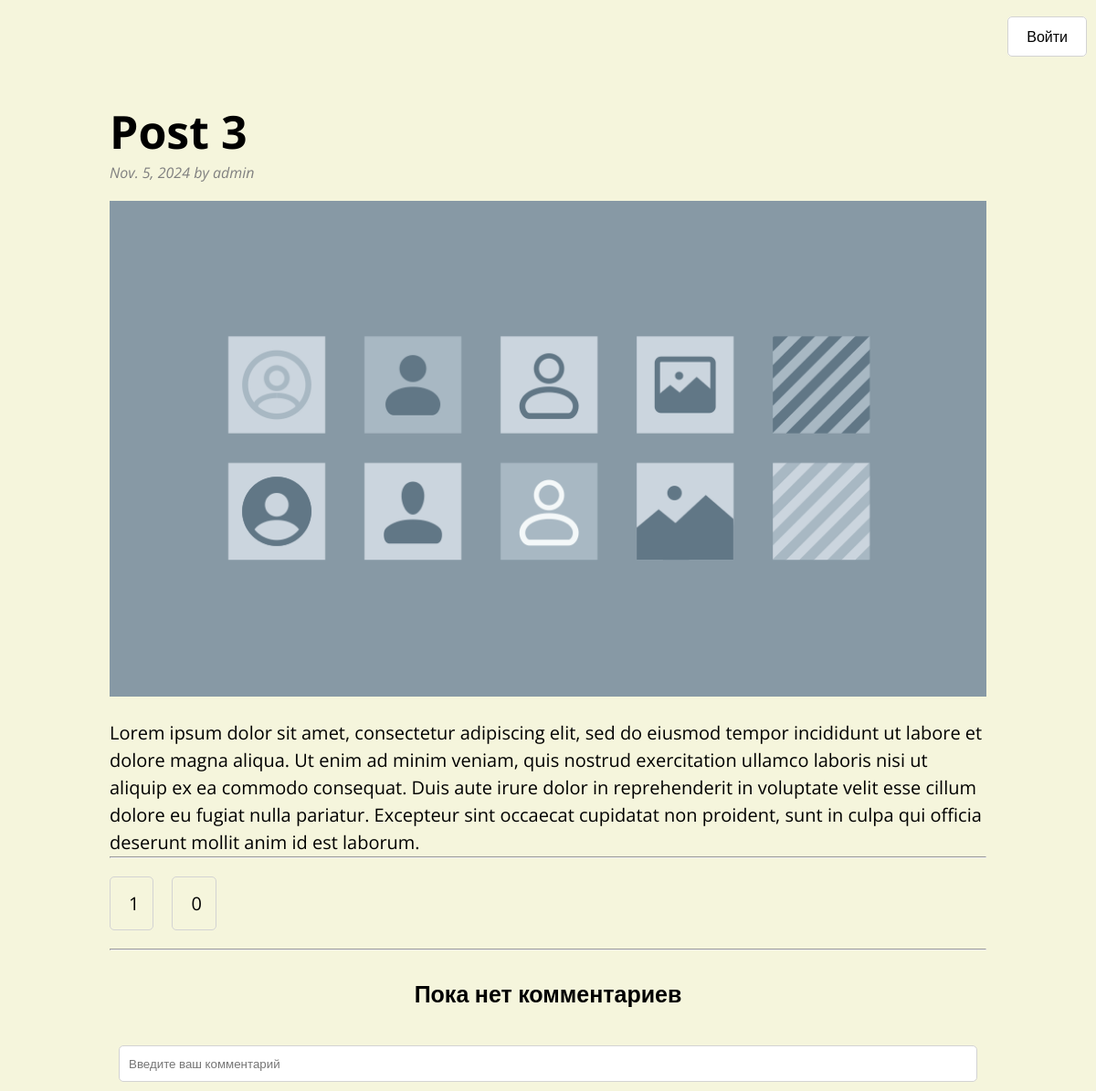
/post_detail/3, run on an earlier commit of the app's database.
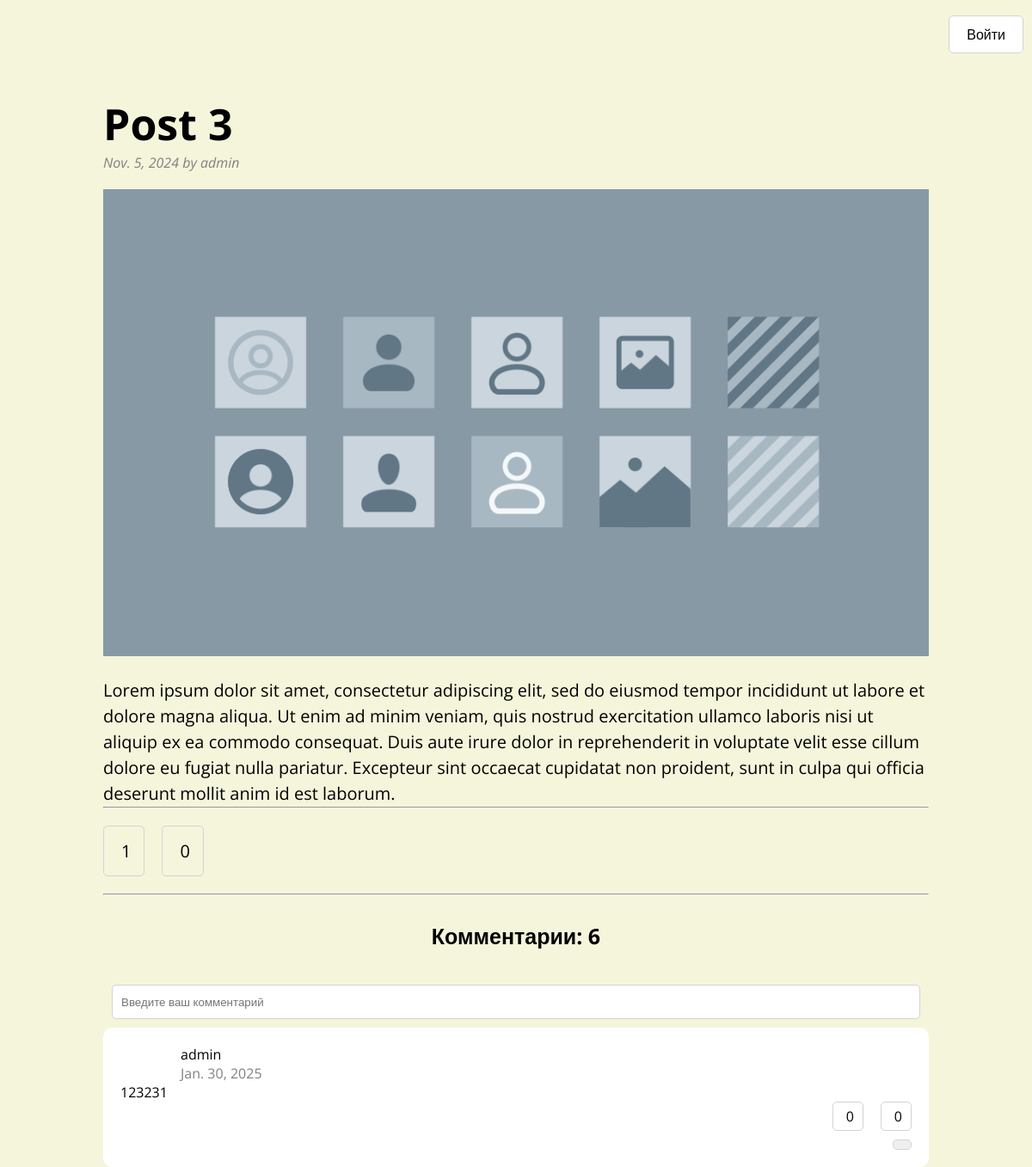
And on a later commit of the database.
### app/models.py (models this page shows, shortened)
class Post(models.Model):
    title = models.CharField(max_length=255)
    body = models.TextField()
    author = models.ForeignKey(
        User, null=True, blank=True, on_delete=models.CASCADE, default=1
    )
    date_added = models.DateField(auto_now_add=True)
    image = models.ImageField(default="default.png", blank=True)
    likes = models.ManyToManyField(User, related_name="likes")
    dislikes = models.ManyToManyField(User, related_name="dislikes")

class Comment(models.Model):
    body = models.TextField()
    date_added = models.DateField(auto_now_add=True)
    is_edited = models.BooleanField(default=False)
    post = models.ForeignKey(Post, on_delete=models.CASCADE)
    author = models.ForeignKey(User, on_delete=models.CASCADE)
    likes = models.ManyToManyField('auth.User', related_name='comment_likes')
    dislikes = models.ManyToManyField('auth.User', related_name='comment_dislikes')
    parent = models.ForeignKey(
        'self', null=True, blank=True, on_delete=models.CASCADE, related_name='reply'
    )
    first_comment = models.ForeignKey(
        'self', null=True, blank=True, on_delete=models.CASCADE, related_name='main_comment'
    )

### app/views.py (the view, shortened to what this page needs)
# urls.py: path("post_detail/<int:pk>", post_detail, name="post_detail"),
def post_detail(request, pk):
    post = Post.objects.get(pk=pk)
    form = CommentForm(request.POST or None)
    comments = Comment.objects.filter(post=post, first_comment=None)
    comments = Paginator(comments, 3)
    page = request.GET.get("page")
    comments = comments.get_page(page)
    parent_id = request.POST.get('parent_id')
    print(parent_id)
    return render(
        request, "post.html", {"post": post, "form": form, "comments": comments}
    )

### app/forms.py
class CommentForm(forms.ModelForm):
    body = forms.CharField(
        widget=forms.TextInput(
            attrs={"placeholder": "Введите ваш комментарий", "class": "input"}
        )
    )
    class Meta:
        model = Comment
        fields = ["body"]

### app/templates/post.html (shortened to what this page needs)
{% extends 'base_layout.html' %} {% block content %}
<div class="post-container">
  <div class="header">
    <div>
      <div class="title">{{ post.title }}</div>
      <div class="info">{{post.date_added}} by {{post.author}}</div>
    </div>
  </div>
  <div class="image">
    <img src="{{ post.image.url }}" alt="" />
  </div>
  <div class="post-body">{{ post.body }}</div>
  <hr />
  <div class="post-buttons">
    <a href="{% url 'app:post_like' post.pk %}" class="post-button {% if user in post.likes.all %} primary {% endif %}">
      <span> {{ post.likes.count }}</span>
    </a>
    <a href="{% url 'app:post_dislike' post.pk %}"
      class="post-button {% if user in post.dislikes.all %} danger {% endif %}">
      <span> {{ post.dislikes.count }}</span>
    </a>
  </div>
  <hr />
  <div class="comments">
    {% if post.comment_set.all %}
    <div class="title">Комментарии: {{ post.comment_set.count }}</div>
    {% else %}
    <div class="title">Пока нет комментариев</div>
    {% endif %}
    <form method="post" class="comment-form">
      {% csrf_token %} {% for field in form %} {{field}} {% endfor %}
    </form>
    <div class="comments-container">
      {% for comment in comments %}
      <div class="comment">
        <div class="comment-head">
          <div class="comment-author">
            <div class="avatar">
            </div>
            <div class="author-data">
              <div class="author-name">{{ comment.author }}</div>
              <div class="date">{{ comment.date_added }}</div>
            </div>
          </div>
        </div>
        <div class="comment-body">
          <div>{{ comment.body }}</div>
        </div>
        <div class="comment-footer">
          <div class="buttons">
            <a href="{% url 'app:comment_like' comment.pk %}"
              class="btn {% if user in comment.likes.all %} primary {% endif %}">
              {{comment.likes.count}}
            </a>
            <a href="{% url 'app:comment_dislike' comment.pk %}"
              class="btn {% if user in comment.dislikes.all %} danger {% endif %}">
              {{comment.likes.count}}
            </a>
          </div>
          <div class="comment-control">
            <button class="btn" onclick="toggleReplyForm('comment-{{comment.pk}}')">
            </button>
          </div>
        </div>
      </div>
      {% endfor %}
    </div>
  </div>
</div>
{% endblock %}

What changed in the data, as far as the page shows it:
shown differently, row unchanged: Post "Post 3": comment_set.count (not shown) → "6"
added Comment: author "admin", date_added "Jan. 30, 2025", body "123231", likes.count "0"
Also different on the page:
text no longer shown: "Пока нет комментариев"
text now shown: "Комментарии:"
